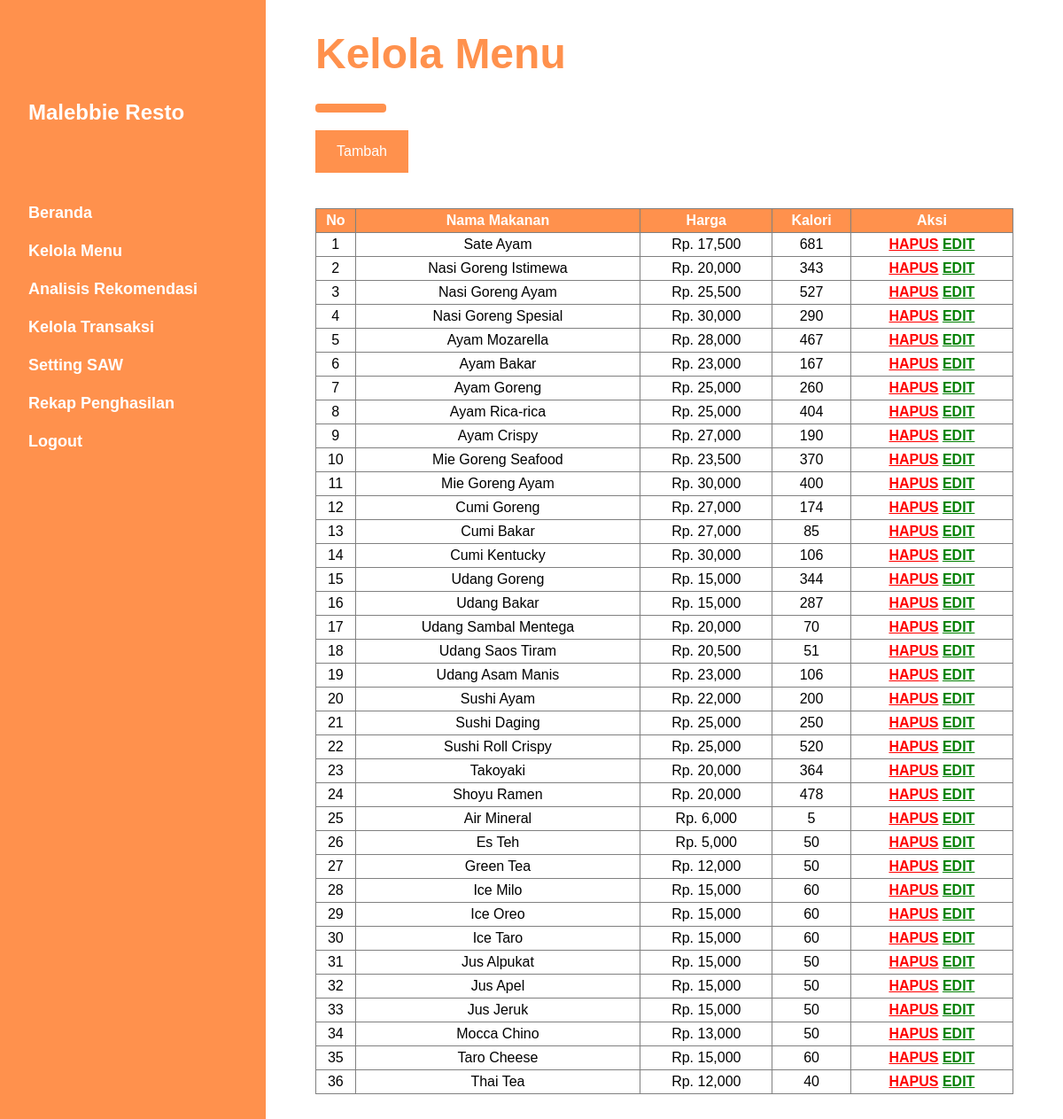
Page /admin/view_kelola_menu.php (signed in) on the committed database.
### tables this page shows
CREATE TABLE IF NOT EXISTS `table_menu` (
  `id` int(11) NOT NULL AUTO_INCREMENT,
  `nama_menu` varchar(50) NOT NULL,
  `makanan_or_minuman` varchar(50) NOT NULL,
  `harga` double NOT NULL DEFAULT 0,
  `type_makanan` double NOT NULL DEFAULT 0,
  `kalori` double NOT NULL DEFAULT 0,
  `gambar` text NOT NULL,
  PRIMARY KEY (`id`)
);

### admin/view_kelola_menu.php (the view, shortened to what this page needs)
<?php
  include('template/atas.php');
?>
  <div class="w3-container" id="login" style="margin-top:15px">
    <h1 class="w3-xxxlarge judul-content"><b>Kelola Menu</b></h1>
    <hr class="w3-round garis-judul-content">
      <a href="tambah_menu.php" class="w3-button w3-padding-large w3-red w3-margin-bottom">Tambah </a>
      <br><br>
      <table border=1 width="100%" style="border-collapse: collapse;">
        <tr class="w3-red">
          <th>No</th>
          <th>Nama Makanan</th>
          <th>Harga</th>
          <th>Kalori</th>
          <th>Aksi</th>
        </tr>
        <?php
          $no = 1;
          $result = mysqli_query($mysqli, "SELECT * FROM table_menu");
          while($data = mysqli_fetch_array($result)) {
        ?>
        <tr>
          <td><center><?php echo $no; ?></td>
          <td><center><?php echo $data['nama_menu']; ?></td>
          <td><center>Rp. <?php echo number_format($data['harga']); ?></td>
          <td><center><?php echo $data['kalori']; ?></td>
          <td><center>
            <a href="hapus_menu.php?id=<?php echo $data['id']; ?>" class="btn btn-danger waves-effect btn-hapus" onclick="return confirm('Apakah Anda Yakin Akan Menghapus Ini?');">HAPUS</a>
            <a href="edit_menu.php?id=<?php echo $data['id']; ?>" class="btn btn-danger waves-effect btn-edit">EDIT</a>
          </td>
        </tr>
        <?php $no++; } ?>
      </table>
  </div>
</div>
<br><br><br><br><br>
<?php
  include('template/bawah.php');
?>

### admin/assets/w3.css (style rules this page uses)
*,*:before,*:after { box-sizing:inherit }
html { -ms-text-size-adjust:100%;-webkit-text-size-adjust:100% }
body { margin:0 }
a { background-color:transparent;-webkit-text-decoration-skip:objects }
hr { box-sizing:content-box;height:0;overflow:visible }
html,body { font-family:Verdana,sans-serif;font-size:15px;line-height:1.5 }
html { overflow-x:hidden }
h1 { font-size:36px }
h1,h2,h3,h4,h5,h6 { font-family:"Segoe UI",Arial,sans-serif;font-weight:400;margin:10px 0 }
hr { border:0;border-top:1px solid #eee;margin:20px 0 }
a { color:inherit }
.w3-btn,.w3-button { border:none;display:inline-block;padding:8px 16px;vertical-align:middle;overflow:hidden;text-decoration:none;color:inherit;background-color:inherit;text-align:center;cursor:pointer;white-space:nowrap }
.w3-btn,.w3-button { -webkit-touch-callout:none;-webkit-user-select:none;-khtml-user-select:none;-moz-user-select:none;-ms-user-select:none;user-select:none }
.w3-container:after,.w3-container:before,.w3-panel:after,.w3-panel:before,.w3-row:after,.w3-row:before,.w3-row-padding:after,.w3-row-padding:before, .w3-cell-row:before,.w3-cell-row:after,.w3-clear:after,.w3-clear:before,.w3-bar:before,.w3-bar:after { content:"";display:table;clear:both }
.w3-round,.w3-round-medium { border-radius:4px }
.w3-container,.w3-panel { padding:0.01em 16px }
.w3-xxxlarge { font-size:48px!important }
.w3-margin-bottom { margin-bottom:16px!important }
.w3-padding-large { padding:12px 24px!important }
.w3-red,.w3-hover-red:hover { color:#fff!important;background-color:#f39c12!important }

### admin/template/atas.php (style rules this page uses)
body,h1,h2,h3,h4,h5 { font-family: "Poppins", sans-serif }
body { font-size:16px; }
.judul-content { color: #ff914d; }
.garis-judul-content { width:70px;border:5px solid #ff914d; }
.w3-red { background-color: #ff914d!important; }
.btn-edit { font-weight: bold; color: green; }
.btn-hapus { font-weight: bold; color: red; }

### rows in the picture
table_menu: nama_menu "Sate Ayam", harga "17,500", kalori "681"
table_menu: nama_menu "Nasi Goreng Istimewa", harga "20,000", kalori "343"
table_menu: nama_menu "Nasi Goreng Ayam", harga "25,500", kalori "527"
table_menu: nama_menu "Nasi Goreng Spesial", harga "30,000", kalori "290"
table_menu: nama_menu "Ayam Mozarella", harga "28,000", kalori "467"
table_menu: nama_menu "Ayam Bakar", harga "23,000", kalori "167"
table_menu: nama_menu "Ayam Goreng", harga "25,000", kalori "260"
table_menu: nama_menu "Ayam Rica-rica", harga "25,000", kalori "404"
table_menu: nama_menu "Ayam Crispy", harga "27,000", kalori "190"
table_menu: nama_menu "Mie Goreng Seafood", harga "23,500", kalori "370"
table_menu: nama_menu "Mie Goreng Ayam", harga "30,000", kalori "400"
table_menu: nama_menu "Cumi Goreng", harga "27,000", kalori "174"
table_menu: nama_menu "Cumi Bakar", harga "27,000", kalori "85"
table_menu: nama_menu "Cumi Kentucky", harga "30,000", kalori "106"
table_menu: nama_menu "Udang Goreng", harga "15,000", kalori "344"
table_menu: nama_menu "Udang Bakar", harga "15,000", kalori "287"
table_menu: nama_menu "Udang Sambal Mentega", harga "20,000", kalori "70"
table_menu: nama_menu "Udang Saos Tiram", harga "20,500", kalori "51"
table_menu: nama_menu "Udang Asam Manis", harga "23,000", kalori "106"
table_menu: nama_menu "Sushi Ayam", harga "22,000", kalori "200"
table_menu: nama_menu "Sushi Daging", harga "25,000", kalori "250"
table_menu: nama_menu "Sushi Roll Crispy", harga "25,000", kalori "520"
table_menu: nama_menu "Takoyaki", harga "20,000", kalori "364"
table_menu: nama_menu "Shoyu Ramen", harga "20,000", kalori "478"
table_menu: nama_menu "Air Mineral", harga "6,000", kalori "5"
table_menu: nama_menu "Es Teh", harga "5,000", kalori "50"
table_menu: nama_menu "Green Tea", harga "12,000", kalori "50"
table_menu: nama_menu "Ice Milo", harga "15,000", kalori "60"
table_menu: nama_menu "Ice Oreo", harga "15,000", kalori "60"
table_menu: nama_menu "Ice Taro", harga "15,000", kalori "60"
table_menu: nama_menu "Jus Alpukat", harga "15,000", kalori "50"
table_menu: nama_menu "Jus Apel", harga "15,000", kalori "50"
table_menu: nama_menu "Jus Jeruk", harga "15,000", kalori "50"
table_menu: nama_menu "Mocca Chino", harga "13,000", kalori "50"
table_menu: nama_menu "Taro Cheese", harga "15,000", kalori "60"
table_menu: nama_menu "Thai Tea", harga "12,000", kalori "40"
